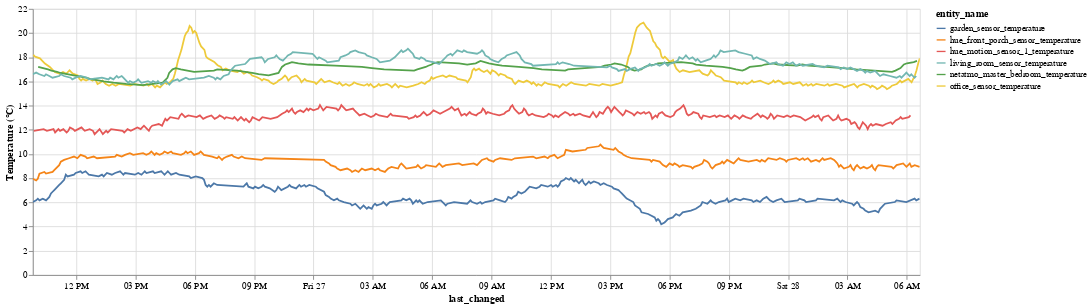

Notebook code cell kept with this figure:
### Markdown cell above
Plot just the temperature data, and show the operations required to calc correlations

### Code cell
temperature_df = df[df['device_class'] == 'temperature']
unit_of_measurement = temperature_df.iloc[0]['unit_of_measurement']
alt.Chart(temperature_df).mark_line().encode(
    x='last_changed',
    y=alt.Y('state', title=f'Temperature ({unit_of_measurement})'),
    color='entity_name',
    tooltip=['entity_name', 'state', 'last_changed']
).properties(
    width=1000,
    height=300
).interactive()

### Figure 1 — Vega-Lite specification as saved in the notebook (floating-point values rounded to 4 significant figures; data arrays with more than 128 entries replaced by an {"elided": "..."} marker saying what was removed)
{"$schema": "https://vega.github.io/schema/vega-lite/v3.4.0.json", "config": {"mark": {"tooltip": null}, "view": {"height": 300, "width": 400}}, "data": {"name": "data-d1a74c48c15da15417bbcf6844d0e851"}, "datasets": {"data-d1a74c48c15da15417bbcf6844d0e851": {"elided": "1517 records"}}, "encoding": {"color": {"field": "entity_name", "type": "nominal"}, "tooltip": [{"field": "entity_name", "type": "nominal"}, {"field": "state", "type": "quantitative"}, {"field": "last_changed", "type": "temporal"}], "x": {"field": "last_changed", "type": "temporal"}, "y": {"field": "state", "title": "Temperature (°C)", "type": "quantitative"}}, "height": 300, "mark": "line", "selection": {"selector002": {"bind": "scales", "encodings": ["x", "y"], "type": "interval"}}, "width": 1000}
